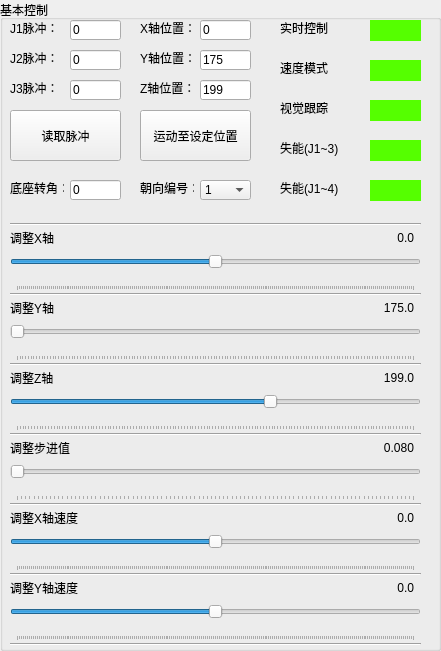
         <widget class="QGroupBox" name="groupBox">
          <property name="geometry">
           <rect>
            <x>10</x>
            <y>10</y>
            <width>441</width>
            <height>651</height>
           </rect>
          </property>
          <property name="title">
           <string>基本控制</string>
          </property>
          <widget class="QLabel" name="label_25">
           <property name="geometry">
            <rect>
             <x>10</x>
             <y>580</y>
             <width>71</width>
             <height>16</height>
            </rect>
           </property>
           <property name="text">
            <string>调整Y轴速度</string>
           </property>
          </widget>
          <widget class="QLabel" name="label_8">
           <property name="geometry">
            <rect>
             <x>140</x>
             <y>180</y>
             <width>54</width>
             <height>16</height>
            </rect>
           </property>
           <property name="text">
            <string>朝向编号：</string>
           </property>
          </widget>
          <widget class="QLineEdit" name="lineEdit_6">
           <property name="geometry">
            <rect>
             <x>70</x>
             <y>80</y>
             <width>51</width>
             <height>20</height>
            </rect>
           </property>
           <property name="text">
            <string>0</string>
           </property>
           <property name="readOnly">
            <bool>true</bool>
           </property>
          </widget>
          <widget class="QLineEdit" name="lineEdit_4">
           <property name="geometry">
            <rect>
             <x>70</x>
             <y>20</y>
             <width>51</width>
             <height>20</height>
            </rect>
           </property>
           <property name="text">
            <string>0</string>
           </property>
           <property name="readOnly">
            <bool>true</bool>
           </property>
          </widget>
          <widget class="QLabel" name="label_4">
           <property name="geometry">
            <rect>
             <x>10</x>
             <y>20</y>
             <width>54</width>
             <height>16</height>
            </rect>
           </property>
           <property name="text">
            <string>J1脉冲：</string>
           </property>
          </widget>
          <widget class="QSlider" name="horizontalSlider">
           <property name="geometry">
            <rect>
             <x>10</x>
             <y>240</y>
             <width>411</width>
             <height>51</height>
            </rect>
           </property>
           <property name="minimum">
            <number>-2000</number>
           </property>
           <property name="maximum">
            <number>2000</number>
           </property>
           <property name="pageStep">
            <number>1</number>
           </property>
           <property name="orientation">
            <enum>Qt::Orientation::Horizontal</enum>
           </property>
           <property name="invertedAppearance">
            <bool>false</bool>
           </property>
           <property name="tickPosition">
            <enum>QSlider::TickPosition::TicksBelow</enum>
           </property>
           <property name="tickInterval">
            <number>20</number>
           </property>
          </widget>
          <widget class="QWidget" name="widget" native="true">
           <property name="geometry">
            <rect>
             <x>370</x>
             <y>20</y>
             <width>51</width>
             <height>21</height>
            </rect>
           </property>
           <property name="styleSheet">
            <string notr="true">background-color: rgb(85, 255, 0);</string>
           </property>
          </widget>
          <widget class="QSlider" name="horizontalSlider_3">
           <property name="geometry">
            <rect>
             <x>10</x>
             <y>380</y>
             <width>411</width>
             <height>51</height>
            </rect>
           </property>
           <property name="minimum">
            <number>200</number>
           </property>
           <property name="maximum">
            <number>3000</number>
           </property>
           <property name="pageStep">
            <number>1</number>
           </property>
           <property name="sliderPosition">
            <number>1990</number>
           </property>
           <property name="orientation">
            <enum>Qt::Orientation::Horizontal</enum>
           </property>
           <property name="invertedAppearance">
            <bool>false</bool>
           </property>
           <property name="tickPosition">
            <enum>QSlider::TickPosition::TicksBelow</enum>
           </property>
           <property name="tickInterval">
            <number>20</number>
           </property>
          </widget>
          <widget class="QSlider" name="horizontalSlider_5">
           <property name="geometry">
            <rect>
             <x>10</x>
             <y>520</y>
             <width>411</width>
             <height>51</height>
            </rect>
           </property>
           <property name="minimum">
            <number>-20000</number>
           </property>
           <property name="maximum">
            <number>20000</number>
           </property>
           <property name="pageStep">
            <number>1</number>
           </property>
           <property name="orientation">
            <enum>Qt::Orientation::Horizontal</enum>
           </property>
           <property name="invertedAppearance">
            <bool>false</bool>
           </property>
           <property name="tickPosition">
            <enum>QSlider::TickPosition::TicksBelow</enum>
           </property>
           <property name="tickInterval">
            <number>200</number>
           </property>
          </widget>
          <widget class="QLineEdit" name="lineEdit_3">
           <property name="geometry">
            <rect>
             <x>200</x>
             <y>80</y>
             <width>51</width>
             <height>20</height>
            </rect>
           </property>
           <property name="text">
            <string>199</string>
           </property>
          </widget>
          <widget class="QSlider" name="horizontalSlider_4">
           <property name="geometry">
            <rect>
             <x>10</x>
             <y>450</y>
             <width>411</width>
             <height>51</height>
            </rect>
           </property>
           <property name="minimum">
            <number>80</number>
           </property>
           <property name="maximum">
            <number>2000</number>
           </property>
           <property name="pageStep">
            <number>1</number>
           </property>
           <property name="orientation">
            <enum>Qt::Orientation::Horizontal</enum>
           </property>
           <property name="invertedAppearance">
            <bool>false</bool>
           </property>
           <property name="tickPosition">
            <enum>QSlider::TickPosition::TicksBelow</enum>
           </property>
           <property name="tickInterval">
            <number>20</number>
           </property>
          </widget>
          <widget class="QLabel" name="label_3">
           <property name="geometry">
            <rect>
             <x>140</x>
             <y>80</y>
             <width>54</width>
             <height>16</height>
            </rect>
           </property>
           <property name="text">
            <string>Z轴位置：</string>
           </property>
          </widget>
          <widget class="QLabel" name="label">
           <property name="geometry">
            <rect>
             <x>140</x>
             <y>20</y>
             <width>54</width>
             <height>16</height>
            </rect>
           </property>
           <property name="text">
            <string>X轴位置：</string>
           </property>
          </widget>
          <widget class="QLabel" name="label_22">
           <property name="geometry">
            <rect>
             <x>10</x>
             <y>510</y>
             <width>71</width>
             <height>16</height>
            </rect>
           </property>
           <property name="text">
            <string>调整X轴速度</string>
           </property>
          </widget>
          <widget class="QLineEdit" name="lineEdit_5">
           <property name="geometry">
            <rect>
             <x>70</x>
             <y>50</y>
             <width>51</width>
             <height>20</height>
            </rect>
           </property>
           <property name="text">
            <string>0</string>
           </property>
           <property name="readOnly">
            <bool>true</bool>
           </property>
          </widget>
          <widget class="QLabel" name="label_7">
           <property name="geometry">
            <rect>
             <x>10</x>
             <y>180</y>
             <width>54</width>
             <height>16</height>
            </rect>
           </property>
           <property name="text">
            <string>底座转角：</string>
           </property>
          </widget>
          <widget class="QLabel" name="label_6">
           <property name="geometry">
            <rect>
             <x>10</x>
             <y>80</y>
             <width>54</width>
             <height>16</height>
            </rect>
           </property>
           <property name="text">
            <string>J3脉冲：</string>
           </property>
          </widget>
          <widget class="QWidget" name="widget_5" native="true">
           <property name="geometry">
            <rect>
             <x>370</x>
             <y>180</y>
             <width>51</width>
             <height>21</height>
            </rect>
           </property>
           <property name="styleSheet">
            <string notr="true">background-color: rgb(85, 255, 0);</string>
           </property>
          </widget>
          <widget class="QSlider" name="horizontalSlider_6">
           <property name="geometry">
            <rect>
             <x>10</x>
             <y>590</y>
             <width>411</width>
             <height>51</height>
            </rect>
           </property>
           <property name="minimum">
            <number>-20000</number>
           </property>
           <property name="maximum">
            <number>20000</number>
           </property>
           <property name="pageStep">
            <number>1</number>
           </property>
           <property name="orientation">
            <enum>Qt::Orientation::Horizontal</enum>
           </property>
           <property name="invertedAppearance">
            <bool>false</bool>
           </property>
           <property name="tickPosition">
            <enum>QSlider::TickPosition::TicksBelow</enum>
           </property>
           <property name="tickInterval">
            <number>200</number>
           </property>
          </widget>
          <widget class="QLabel" name="label_2">
           <property name="geometry">
            <rect>
             <x>140</x>
             <y>50</y>
             <width>54</width>
             <height>16</height>
            </rect>
           </property>
           <property name="text">
            <string>Y轴位置：</string>
           </property>
          </widget>
          <widget class="QLabel" name="label_10">
           <property name="geometry">
            <rect>
             <x>280</x>
             <y>60</y>
             <width>54</width>
             <height>16</height>
            </rect>
           </property>
           <property name="text">
            <string>速度模式</string>
           </property>
          </widget>
          <widget class="QLabel" name="label_5">
           <property name="geometry">
            <rect>
             <x>10</x>
             <y>50</y>
             <width>54</width>
             <height>16</height>
            </rect>
           </property>
           <property name="text">
            <string>J2脉冲：</string>
           </property>
          </widget>
          <widget class="QLabel" name="label_11">
           <property name="geometry">
            <rect>
             <x>280</x>
             <y>140</y>
             <width>71</width>
             <height>16</height>
            </rect>
           </property>
           <property name="text">
            <string>失能(J1~3)</string>
           </property>
          </widget>
          <widget class="QLabel" name="label_21">
           <property name="geometry">
            <rect>
             <x>10</x>
             <y>440</y>
             <width>71</width>
             <height>16</height>
            </rect>
           </property>
           <property name="text">
            <string>调整步进值</string>
           </property>
          </widget>
          <widget class="QWidget" name="widget_3" native="true">
           <property name="geometry">
            <rect>
             <x>370</x>
             <y>100</y>
             <width>51</width>
             <height>21</height>
            </rect>
           </property>
           <property name="styleSheet">
            <string notr="true">background-color: rgb(85, 255, 0);</string>
           </property>
          </widget>
          <widget class="QLineEdit" name="lineEdit_2">
           <property name="geometry">
            <rect>
             <x>200</x>
             <y>50</y>
             <width>51</width>
             <height>20</height>
            </rect>
           </property>
           <property name="text">
            <string>175</string>
           </property>
          </widget>
          <widget class="QLabel" name="label_9">
           <property name="geometry">
            <rect>
             <x>280</x>
             <y>20</y>
             <width>54</width>
             <height>16</height>
            </rect>
           </property>
           <property name="text">
            <string>实时控制</string>
           </property>
          </widget>
          <widget class="QLabel" name="label_13">
           <property name="geometry">
            <rect>
             <x>280</x>
             <y>100</y>
             <width>54</width>
             <height>16</height>
            </rect>
           </property>
           <property name="text">
            <string>视觉跟踪</string>
           </property>
          </widget>
          <widget class="QLabel" name="label_20">
           <property name="geometry">
            <rect>
             <x>360</x>
             <y>440</y>
             <width>54</width>
             <height>16</height>
            </rect>
           </property>
           <property name="text">
            <string>&lt;html&gt;&lt;head/&gt;&lt;body&gt;&lt;p align=&quot;right&quot;&gt;0.080&lt;/p&gt;&lt;/body&gt;&lt;/html&gt;</string>
           </property>
          </widget>
          <widget class="QLabel" name="label_19">
           <property name="geometry">
            <rect>
             <x>360</x>
             <y>370</y>
             <width>54</width>
             <height>16</height>
            </rect>
           </property>
           <property name="text">
            <string>&lt;html&gt;&lt;head/&gt;&lt;body&gt;&lt;p align=&quot;right&quot;&gt;199.0&lt;/p&gt;&lt;/body&gt;&lt;/html&gt;</string>
           </property>
          </widget>
          <widget class="QWidget" name="widget_2" native="true">
           <property name="geometry">
            <rect>
             <x>370</x>
             <y>60</y>
             <width>51</width>
             <height>21</height>
            </rect>
           </property>
           <property name="styleSheet">
            <string notr="true">background-color: rgb(85, 255, 0);</string>
           </property>
          </widget>
          <widget class="QLabel" name="label_17">
           <property name="geometry">
            <rect>
             <x>10</x>
             <y>300</y>
             <width>54</width>
             <height>16</height>
            </rect>
           </property>
           <property name="text">
            <string>调整Y轴</string>
           </property>
          </widget>
          <widget class="QLineEdit" name="lineEdit">
           <property name="geometry">
            <rect>
             <x>200</x>
             <y>20</y>
             <width>51</width>
             <height>20</height>
            </rect>
           </property>
           <property name="text">
            <string>0</string>
           </property>
          </widget>
          <widget class="QLabel" name="label_15">
           <property name="geometry">
            <rect>
             <x>360</x>
             <y>230</y>
             <width>54</width>
             <height>16</height>
            </rect>
           </property>
           <property name="text">
            <string>&lt;html&gt;&lt;head/&gt;&lt;body&gt;&lt;p align=&quot;right&quot;&gt;0.0&lt;/p&gt;&lt;/body&gt;&lt;/html&gt;</string>
           </property>
          </widget>
          <widget class="QLabel" name="label_24">
           <property name="geometry">
            <rect>
             <x>360</x>
             <y>580</y>
             <width>54</width>
             <height>16</height>
            </rect>
           </property>
           <property name="text">
            <string>&lt;html&gt;&lt;head/&gt;&lt;body&gt;&lt;p align=&quot;right&quot;&gt;0.0&lt;/p&gt;&lt;/body&gt;&lt;/html&gt;</string>
           </property>
          </widget>
          <widget class="QLineEdit" name="lineEdit_7">
           <property name="geometry">
            <rect>
             <x>70</x>
             <y>180</y>
             <width>51</width>
             <height>20</height>
            </rect>
           </property>
           <property name="text">
            <string>0</string>
           </property>
           <property name="readOnly">
            <bool>true</bool>
           </property>
          </widget>
          <widget class="QLabel" name="label_18">
           <property name="geometry">
            <rect>
             <x>10</x>
             <y>370</y>
             <width>54</width>
             <height>16</height>
            </rect>
           </property>
           <property name="text">
            <string>调整Z轴</string>
           </property>
          </widget>
          <widget class="QSlider" name="horizontalSlider_2">
           <property name="geometry">
            <rect>
             <x>10</x>
             <y>310</y>
             <width>411</width>
             <height>51</height>
            </rect>
           </property>
           <property name="minimum">
            <number>1750</number>
           </property>
           <property name="maximum">
            <number>4650</number>
           </property>
           <property name="pageStep">
            <number>1</number>
           </property>
           <property name="orientation">
            <enum>Qt::Orientation::Horizontal</enum>
           </property>
           <property name="invertedAppearance">
            <bool>false</bool>
           </property>
           <property name="tickPosition">
            <enum>QSlider::TickPosition::TicksBelow</enum>
           </property>
           <property name="tickInterval">
            <number>20</number>
           </property>
          </widget>
          <widget class="QLabel" name="label_16">
           <property name="geometry">
            <rect>
             <x>360</x>
             <y>300</y>
             <width>54</width>
             <height>16</height>
            </rect>
           </property>
           <property name="text">
            <string>&lt;html&gt;&lt;head/&gt;&lt;body&gt;&lt;p align=&quot;right&quot;&gt;175.0&lt;/p&gt;&lt;/body&gt;&lt;/html&gt;</string>
           </property>
          </widget>
          <widget class="QPushButton" name="pushButton_2">
           <property name="geometry">
            <rect>
             <x>10</x>
             <y>110</y>
             <width>111</width>
             <height>51</height>
            </rect>
           </property>
           <property name="text">
            <string>读取脉冲</string>
           </property>
          </widget>
          <widget class="QLabel" name="label_14">
           <property name="geometry">
            <rect>
             <x>10</x>
             <y>230</y>
             <width>54</width>
             <height>16</height>
            </rect>
           </property>
           <property name="text">
            <string>调整X轴</string>
           </property>
          </widget>
          <widget class="QPushButton" name="pushButton">
           <property name="geometry">
            <rect>
             <x>140</x>
             <y>110</y>
             <width>111</width>
             <height>51</height>
            </rect>
           </property>
           <property name="text">
            <string>运动至设定位置</string>
           </property>
          </widget>
          <widget class="QLabel" name="label_12">
           <property name="geometry">
            <rect>
             <x>280</x>
             <y>180</y>
             <width>71</width>
             <height>16</height>
            </rect>
           </property>
           <property name="text">
            <string>失能(J1~4)</string>
           </property>
          </widget>
          <widget class="QLabel" name="label_23">
           <property name="geometry">
            <rect>
             <x>360</x>
             <y>510</y>
             <width>54</width>
             <height>16</height>
            </rect>
           </property>
           <property name="text">
            <string>&lt;html&gt;&lt;head/&gt;&lt;body&gt;&lt;p align=&quot;right&quot;&gt;0.0&lt;/p&gt;&lt;/body&gt;&lt;/html&gt;</string>
           </property>
          </widget>
          <widget class="QWidget" name="widget_4" native="true">
           <property name="geometry">
            <rect>
             <x>370</x>
             <y>140</y>
             <width>51</width>
             <height>21</height>
            </rect>
           </property>
           <property name="styleSheet">
            <string notr="true">background-color: rgb(85, 255, 0);</string>
           </property>
          </widget>
          <widget class="QComboBox" name="comboBox">
           <property name="geometry">
            <rect>
             <x>200</x>
             <y>180</y>
             <width>51</width>
             <height>20</height>
            </rect>
           </property>
           <item>
            <property name="text">
             <string>1</string>
            </property>
           </item>
           <item>
            <property name="text">
             <string>2</string>
            </property>
           </item>
           <item>
            <property name="text">
             <string>3</string>
            </property>
           </item>
           <item>
            <property name="text">
             <string>4</string>
            </property>
           </item>
          </widget>
          <widget class="Line" name="line_5">
           <property name="geometry">
            <rect>
             <x>10</x>
             <y>286</y>
             <width>411</width>
             <height>16</height>
            </rect>
           </property>
           <property name="orientation">
            <enum>Qt::Orientation::Horizontal</enum>
           </property>
          </widget>
          <widget class="Line" name="line_6">
           <property name="geometry">
            <rect>
             <x>10</x>
             <y>356</y>
             <width>411</width>
             <height>16</height>
            </rect>
           </property>
           <property name="orientation">
            <enum>Qt::Orientation::Horizontal</enum>
           </property>
          </widget>
          <widget class="Line" name="line_7">
           <property name="geometry">
            <rect>
             <x>10</x>
             <y>426</y>
             <width>411</width>
             <height>16</height>
            </rect>
           </property>
           <property name="orientation">
            <enum>Qt::Orientation::Horizontal</enum>
           </property>
          </widget>
          <widget class="Line" name="line_8">
           <property name="geometry">
            <rect>
             <x>10</x>
             <y>496</y>
             <width>411</width>
             <height>16</height>
            </rect>
           </property>
           <property name="orientation">
            <enum>Qt::Orientation::Horizontal</enum>
           </property>
          </widget>
          <widget class="Line" name="line_9">
           <property name="geometry">
            <rect>
             <x>10</x>
             <y>566</y>
             <width>411</width>
             <height>16</height>
            </rect>
           </property>
           <property name="orientation">
            <enum>Qt::Orientation::Horizontal</enum>
           </property>
          </widget>
          <widget class="Line" name="line_10">
           <property name="geometry">
            <rect>
             <x>10</x>
             <y>216</y>
             <width>411</width>
             <height>16</height>
            </rect>
           </property>
           <property name="styleSheet">
            <string notr="true"/>
           </property>
           <property name="orientation">
            <enum>Qt::Orientation::Horizontal</enum>
           </property>
          </widget>
          <widget class="Line" name="line_11">
           <property name="geometry">
            <rect>
             <x>10</x>
             <y>636</y>
             <width>411</width>
             <height>16</height>
            </rect>
           </property>
           <property name="orientation">
            <enum>Qt::Orientation::Horizontal</enum>
           </property>
          </widget>
         </widget>
